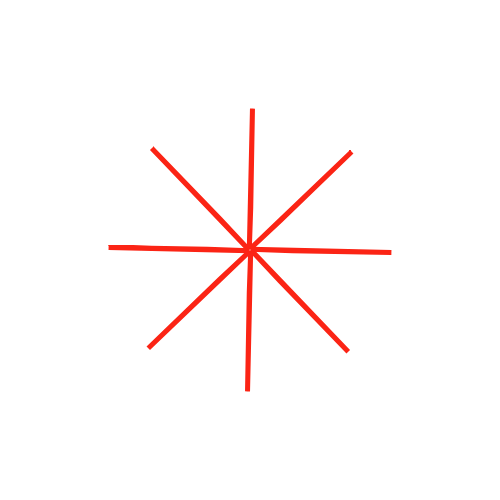
Frame 1 (no input)
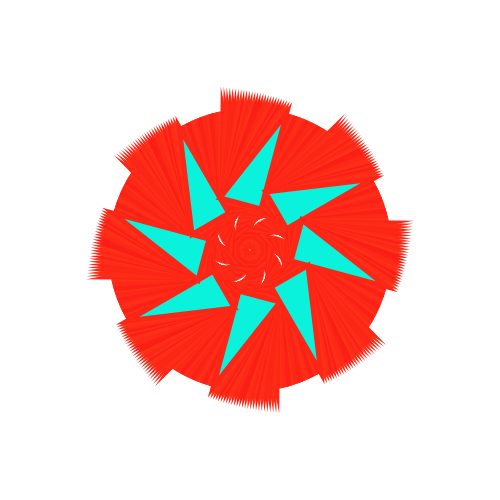
Frame 60 (no input)
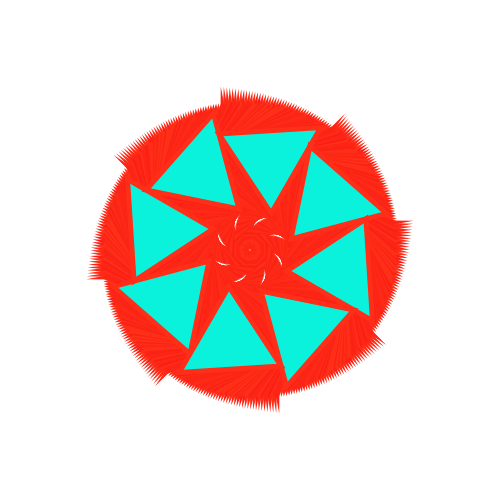
Frame 120 (the mouse pressed at the canvas centre since frame 60)

The p5.js sketch that drew these frames (run headless with seeded random() and noise() and a simulated clock; from frame 60 on, the mouse is pressed at the canvas centre):

// p5.js sketch
// ── sketch.js
function setup(){
  createCanvas(500, 500);
}
function draw() {
strokeWeight(5);
from = color(250, 30, 20);
to = color(255, 50, 25);
interA = lerpColor(to, from, random(.01, .99));
stroke(interA);
translate(width/2,height/2);
rotate(radians(frameCount%360));
for(var i =0; i < 8; i++){
push();
//this means that we are dividing 360 degrees into
//8 portions
rotate(TWO_PI * i / 8);
//play around with the first parameter
fill(10,242,220);
triangle(frameCount % (width/2),0,100,100, 30, 30);
pop();
  }
}
